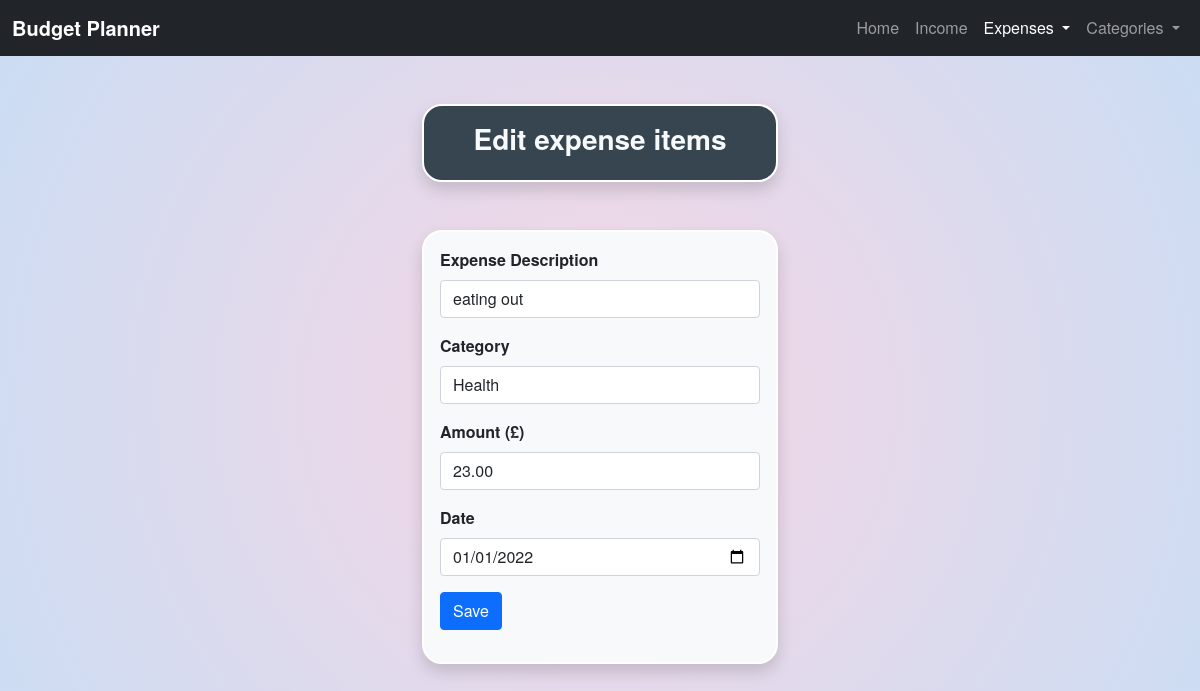
Before: /edit_expense/1 with the older database file.
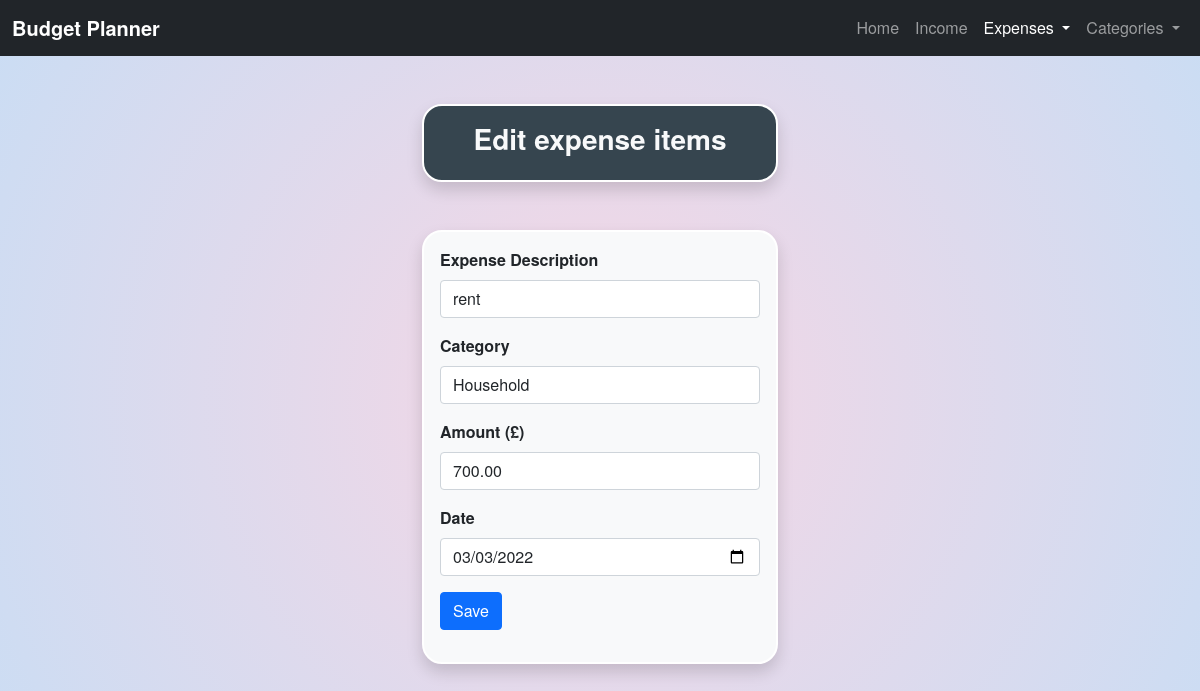
After: the same page with the newer database file.
### application/models.py (models this page shows, shortened)
class Expenses(db.Model):
    id = db.Column(db.Integer, primary_key = True)
    name = db.Column(db.String(100), nullable = False)
    amount = db.Column(db.Float, nullable = False)
    date = db.Column(db.Date, nullable = False, default = date.today)
    categories_id = db.Column(db.Integer, db.ForeignKey('categories.id'), nullable = False)

### application/routes.py (the view)
@app.route('/edit_expense/<int:id>', methods=['GET', 'POST'])
def edit_expense(id):
    expense = Expenses.query.get(id)
    choices_cat = []
    for item in Categories.query.all():
        choices_cat.append(item.name)
    form = ExpensesForm(name = expense.name, select_cat = expense.category.name,
                        amount = expense.amount, date = expense.date)
    form.select_cat.choices = choices_cat
    if form.validate_on_submit():
        expense.name = form.name.data
        expense.amount = form.amount.data
        expense.categories_id = Categories.query.filter_by(name=form.select_cat.data).first().id
        expense.date = form.date.data
        db.session.commit()
        return redirect(url_for('view_expenses'))
    elif request.method == 'GET':
        form = form
    return render_template('edit_expense.html', title='Edit expense items', form=form)

### application/forms.py
class ExpensesForm(FlaskForm):
    choices_cat = []
    for item in Categories.query.all():
        choices_cat.append(item.name)
    select_cat = SelectField("Category")
    name = StringField("Expense Description", validators = [InputRequired()])
    date = DateField("Date", default = date.today, validators = [InputRequired()])
    amount = DecimalField("Amount (£)", validators = [InputRequired(), NumberRange(min=0)])
    submit = SubmitField("Save")

### application/templates/edit_expense.html (shortened to what this page needs)
{% extends 'layout.html' %}
{% block body_content %}
<div class="container"><br>
    <div class="row align-items-center justify-content-center">
        <div class="col-md-4">
            <div class="p-3 mb-5 text-light text-center shadow" style="background-color: #36454F;" id="corners-all">
                <h3><strong>{{ title }}</strong></h3>
            </div>
            <div class="card shadow bg-light" id="corners-all">
                <div class="card-body">
                    <form action='' method='POST'>
                        <div class="mb-3">
                            <strong>{{ form.name.label(class="form-label") }}</strong>
                            {{ form.name(class="form-control")}}
                        </div>
                        <div class="mb-3">
                            <strong>{{ form.select_cat.label(class="form-label") }}</strong>
                            {{ form.select_cat(class="form-control")}}
                        </div>
                        <div class="mb-3">
                            <strong>{{ form.amount.label(class="form-label") }}</strong>
                            {{ form.amount(class="form-control")}}
                        </div>
                        <div class="mb-3">
                            <strong>{{ form.date.label(class="form-label") }}</strong>
                            {{ form.date(class="form-control")}}
                        </div>
                        {{ form.submit(class="btn btn-primary") }}
                    </form>
                </div>
            </div>
        </div>
    </div>
</div>
{% endblock body_content %}

### application/templates/layout.html (shortened to what this page needs)
{% extends "base.html" %}
{% block body %}
  <div id="topheader">
    <nav class="navbar navbar-expand-lg navbar-dark bg-dark">
      <div class="container-fluid">
        <a class="navbar-brand" href="{{ url_for('index') }}"><strong>Budget Planner</strong></a>
        <div class="collapse navbar-collapse" id="navbarNavDropdown">
          <ul class="nav navbar-nav ms-auto">
            <li class="nav-item">
              <a id="link-home" class="nav-link" aria-current="page" href="{{ url_for('index') }}">Home</a>
            </li>
            <li class="nav-item">
              <a id="link-income" class="nav-link" href="{{ url_for('income') }}">Income</a>
            </li>
            <li class="nav-item dropdown">
              <a id="link-expense" class="nav-link dropdown-toggle" href="#" id="navbarDropdownMenuLink" role="button" data-bs-toggle="dropdown" aria-expanded="false">
                Expenses
              </a>
            </li>
            <li class="nav-item dropdown">
              <a id="link-category" class="nav-link dropdown-toggle" href="#" id="navbarDropdownMenuLink" role="button" data-bs-toggle="dropdown" aria-expanded="false">
                Categories
              </a>
            </li>
          </ul>
        </div>
      </div>
    </nav>
  </div>
    <br>
    {% block body_content %}
    {% endblock body_content %}
{% endblock body %}

### application/templates/base.html (shortened to what this page needs)
<html lang="en">
<head>
    <link href="https://cdn.jsdelivr.net/npm/bootstrap@5.1.3/dist/css/bootstrap.min.css" rel="stylesheet">
    <link rel="stylesheet" type="text/css" href="https://cdn.datatables.net/1.10.25/css/dataTables.bootstrap5.css">
    <link rel="stylesheet" type="text/css" href="{{ url_for('static', filename='css/style.css') }}">
</head>
<body>
    {% block body %}
    {% endblock body %}
</body>
</html>

### application/static/css/style.css (style rules this page uses)
body { background: rgb(238,174,202); background: radial-gradient(circle, rgba(238,174,202,0.5) 0%, rgba(148,187,233,0.5) 100%); font-family: "Helvetica Neue", Helvetica, Arial, sans-serif; }
#corners-all { border-radius: 20px; border: 2px solid #fff; }

Changed rows visible on the page:
changed Expenses: name "eating out" → "rent"; amount "23.00" → "700.00"; date "01/01/2022" → "03/03/2022"
Other visible differences:
form field select_cat: "Health" → "Household"
